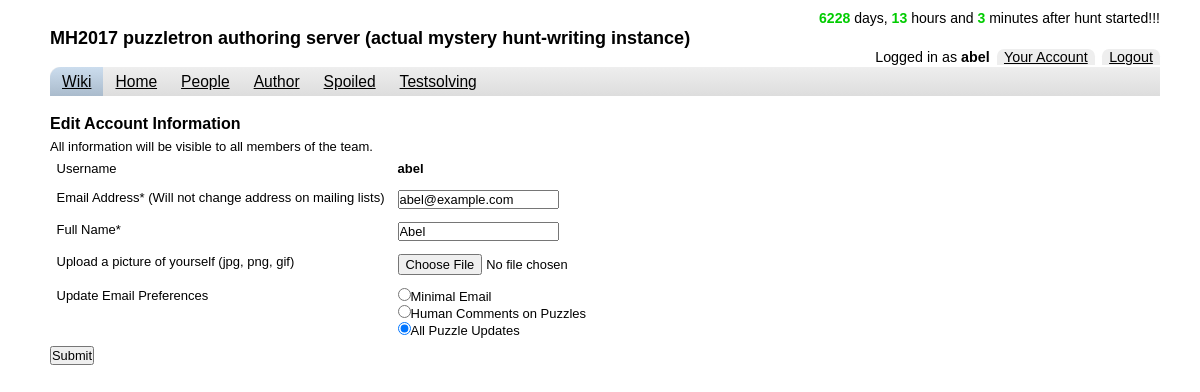
Page /edit-account.php (signed in) on the earlier database version.
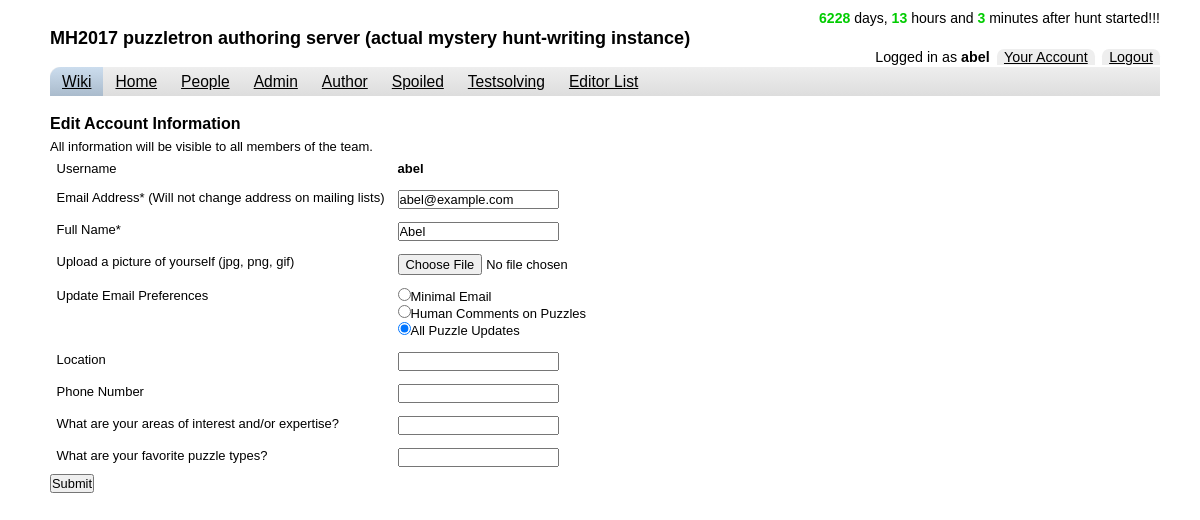
Same page on the later database version.
### tables this page shows
CREATE TABLE `user_info_keys` (
  `id` int(11) NOT NULL AUTO_INCREMENT,
  `shortname` varchar(255) NOT NULL,
  `longname` varchar(255) NOT NULL,
  PRIMARY KEY (`id`)
);

### db-func.php (called while the page is built, shortened)
<?php
require_once "html.php";
function query_db($query) {
    $result = mysql_query($query);
    return $result;
}
function get_rows($query) {
    $result = query_db($query);
    $rows = array();
    while ($r = mysql_fetch_array($result)) {
        $rows[] = $r;
    }
    return $rows;
}

### edit-account.php (the view, shortened to what the changed rows need)
<?php
require_once "html.php";
require_once "db-func.php";
head("edit-account");
echo "<h2>Edit Account Information</h2>";
?>
    <form enctype="multipart/form-data" method="post" action="<?php echo SELF; ?>" onsubmit="return validate(this)">
        <table>
<?php
$sql = "SELECT id, shortname, longname FROM user_info_keys";
$result = get_rows($sql);
foreach ($result as $r) {
    $shortname = $r['shortname'];
    $longname = $r['longname'];
    $lastvalue = '';
?>
        <tr>
            <td><?php echo $longname; ?></td>
            <td><input type="text" name="<?php echo $shortname; ?>" value="<?php echo $lastvalue; ?>" /></td>
        </tr>
<?php
}
?>
        </table>
    </form>

### html.php (shortened to what the changed rows need)
<?php
function echoNav($isselected, $href, $linktext, $condition) {
    if ($condition) {
        $navclass = $isselected ? "selnav" : "nav";
        echo "<li class='nav'><a class='$navclass' href='$href'>$linktext</a></li>\n";
    }
}
function fullTitle() {
    return 'MH2017 puzzletron authoring server (' . (DEVMODE ? 'test/dev' : (PRACMODE ? 'practice' : 'actual mystery hunt-writing')) . ' instance)';
}
function head($selnav = "", $title = -1) {
?>
<!DOCTYPE html PUBLIC "-//W3C//DTD HTML 4.01 Transitional//EN" "http://www.w3.org/TR/html4/loose.dtd">
<html xmlns="http://www.w3.org/1999/xhtml">
<head>
    <link rel="stylesheet" type="text/css" href="css/reset-min.css" />
    <link rel="stylesheet" type="text/css" href="css/base-min.css" />
    <link rel="stylesheet" type="text/css" href="css/fonts-min.css" />
    <link rel="stylesheet" type="text/css" href="css/style.css" />
</head>
<body>
<div id="container">
    <div id="header">
        <div id="top">
            <div id="titlediv">
                <h1><?php echo fullTitle(); ?></h1>
            </div>
        </div>
        <div id="navbar">
            <ul class="nav">
<?php
echoNav($selnav == "home", "index.php", "Home", true);
if (isset($_SESSION['uid'])) {
    $suid = $_SESSION['uid'];
    echoNav1($selnav, "people",         "People",              true);
    echoNav1($selnav, "admin",          "Admin",               hasServerAdminPermission($suid));
    echoNav1($selnav, "author",         "Author",              true);
    echoNav1($selnav, "roundcaptain",   "Round Captain",       (USING_ROUND_CAPTAINS) && hasRoundCaptainPermission($suid));
    echoNav1($selnav, "spoiled",        "Spoiled",             true);
    echoNav1($selnav, "editor",         "Discussion Editor",   hasEditorPermission($suid));
    echoNav1($selnav, "approver",       "Approval Editor",     (USING_APPROVERS) && (hasApproverPermission($suid) || isEditorChief($suid)));
    echoNav1($selnav, "testsolving",    "Testsolving",         true);
    echoNav1($selnav, "ffc",            "Final Fact Check",    hasFactCheckerPermission($suid));
    echoNav1($selnav, "editorlist",     "Editor List",         isEditorChief($suid) || hasServerAdminPermission($suid));
    echoNav1($selnav, "testadmin",      "Testing Admin",       hasTestAdminPermission($suid));
    echoNav1($selnav, "testsolveteams", "TS Team Assignments", (USING_TESTSOLVE_TEAMS) && hasTestAdminPermission($suid));
    echoNav1($selnav, "answers",        "Answers",             canChangeAnswers($suid));
    echoNav1($selnav, "allpuzzles",     "All Puzzles",         canSeeAllPuzzles($suid));
    echoNav1($selnav, "editor-pick-special",     "Puzzles Needing Help",         hasEditorPermission($suid));
}
?>
            </ul>
        </div>
    </div>
    <div id="body">
<?php
}
?>

Differences in the rows shown:
added user_info_keys: longname "Location"
added user_info_keys: longname "Phone Number"
added user_info_keys: longname "What are your areas of interest and/or expertise?"
added user_info_keys: longname "What are your favorite puzzle types?"
Other differences:
$linktext: "Home People Author Spoiled Testsolving" → "Home People Admin Author Spoiled Testsolving Editor List"
